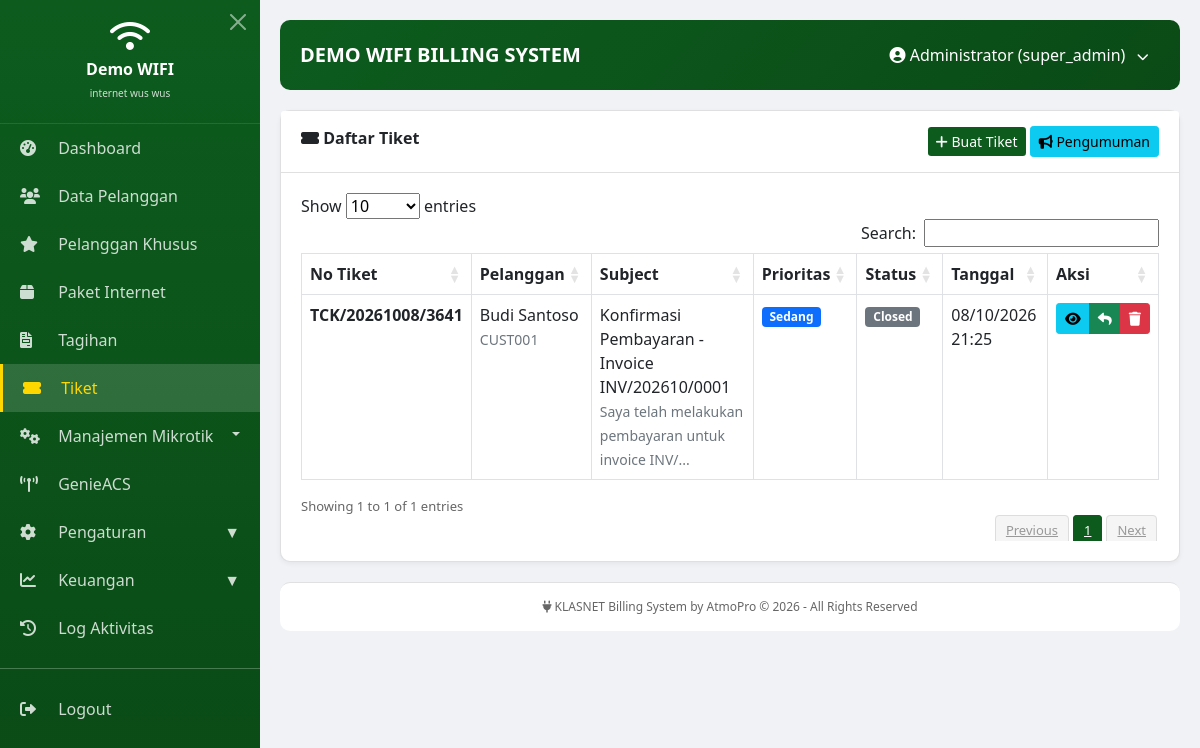
/modules/tickets/index.php (signed in), run on the app's committed database.
### tables this page shows
CREATE TABLE `tickets` (
  `id` int(11) NOT NULL AUTO_INCREMENT,
  `no_ticket` varchar(20) NOT NULL,
  `pelanggan_id` int(11) NOT NULL,
  `subject` varchar(200) NOT NULL,
  `message` text NOT NULL,
  `priority` enum('low','medium','high','urgent') DEFAULT 'medium',
  `status` enum('open','in_progress','resolved','closed') DEFAULT 'open',
  `attachment` varchar(255) DEFAULT NULL,
  `created_by` int(11) DEFAULT NULL,
  `created_at` datetime DEFAULT current_timestamp(),
  `updated_at` datetime DEFAULT NULL ON UPDATE current_timestamp(),
  PRIMARY KEY (`id`),
  UNIQUE KEY `no_ticket` (`no_ticket`),
  KEY `pelanggan_id` (`pelanggan_id`),
  CONSTRAINT `tickets_ibfk_1` FOREIGN KEY (`pelanggan_id`) REFERENCES `pelanggan` (`id`) ON DELETE CASCADE
);

CREATE TABLE `pelanggan` (
  `id` int(11) NOT NULL AUTO_INCREMENT,
  `id_pelanggan` varchar(50) NOT NULL,
  `nama_lengkap` varchar(100) NOT NULL,
  `alamat` text DEFAULT NULL,
  `no_telepon` varchar(20) DEFAULT NULL,
  `paket_id` int(11) DEFAULT NULL,
  `diperpanjang` datetime DEFAULT NULL,
  `jatuh_tempo` datetime DEFAULT NULL,
  `status` enum('active','inactive','blocked') DEFAULT 'active',
  `tipe_pelanggan` enum('reguler','vip','fasum','nardi') DEFAULT 'reguler',
  `is_synced` tinyint(1) DEFAULT 0,
  `status_aktif` enum('aktif','on_progress') DEFAULT 'aktif',
  `created_at` timestamp NULL DEFAULT current_timestamp(),
  `updated_at` timestamp NULL DEFAULT current_timestamp() ON UPDATE current_timestamp(),
  `total_online_seconds` int(11) DEFAULT 0,
  `last_uptime` int(11) DEFAULT 0,
  `last_traffic` bigint(20) DEFAULT 0,
  `tgl_aktif` date DEFAULT NULL,
  `is_prorata` tinyint(1) DEFAULT 0,
  `is_online` int(11) DEFAULT 0,
  `serial_number` varchar(50) DEFAULT NULL,
  `password` varchar(255) DEFAULT NULL,
  `down_since` datetime DEFAULT NULL,
  `genieacs_device_id` varchar(100) DEFAULT NULL,
  PRIMARY KEY (`id`),
  UNIQUE KEY `id_pelanggan` (`id_pelanggan`),
  KEY `paket_id` (`paket_id`),
  CONSTRAINT `pelanggan_ibfk_1` FOREIGN KEY (`paket_id`) REFERENCES `paket_internet` (`id`) ON DELETE SET NULL
);

### modules/tickets/index.php (the view, shortened to what this page needs)
<?php
include '../../includes/header.php';
try {
    $pdo = Database::getInstance()->getConnection();
} catch(PDOException $e) {
    die("Koneksi database gagal: " . $e->getMessage());
}
$sql = "
    SELECT
        t.*,
        p.nama_lengkap as customer_name,
        p.id_pelanggan as customer_code
    FROM tickets t
    LEFT JOIN pelanggan p ON t.pelanggan_id = p.id
    ORDER BY t.created_at DESC, t.id DESC";
$stmt = $pdo->query($sql);
$tickets = $stmt->fetchAll();
$statusLabels = [
    'open' => 'Open',
    'in_progress' => 'In Progress',
    'resolved' => 'Resolved',
    'closed' => 'Closed'
];
$statusBadges = [
    'open' => 'success',
    'in_progress' => 'warning',
    'resolved' => 'info',
    'closed' => 'secondary'
];
$priorityLabels = [
    'low' => 'Rendah',
    'medium' => 'Sedang',
    'high' => 'Tinggi',
    'urgent' => 'Urgent'
];
$priorityBadges = [
    'low' => 'secondary',
    'medium' => 'primary',
    'high' => 'warning',
    'urgent' => 'danger'
];
?>
<div class="card">
    <div class="card-header">
        <i class="fas fa-ticket-alt"></i> Daftar Tiket
        <div class="float-end">
            <a href="create.php" class="btn btn-primary btn-sm">
                <i class="fas fa-plus"></i> Buat Tiket
            </a>
            <a href="pengumuman.php" class="btn btn-info btn-sm">
                <i class="fas fa-bullhorn"></i> Pengumuman
            </a>
        </div>
    </div>
    <div class="card-body">
<div class="table-responsive">
            <table class="table table-bordered table-hover" id="ticketTable">
                <thead>
                    <tr>
                        <th>No Tiket</th>
                        <th>Pelanggan</th>
                        <th>Subject</th>
                        <th>Prioritas</th>
                        <th>Status</th>
                        <th>Tanggal</th>
                        <th>Aksi</th>
                    </tr>
                </thead>
                <tbody>
                    <?php if (count($tickets) > 0): ?>
                        <?php foreach ($tickets as $ticket): ?>
                        <tr>
                            <td>
                                <strong><?= htmlspecialchars($ticket['no_ticket']) ?></strong>
                            </td>
                            <td>
                                <?= htmlspecialchars($ticket['customer_name'] ?? '-') ?>
                                <br>
                                <small class="text-muted"><?= htmlspecialchars($ticket['customer_code'] ?? '') ?></small>
                            </td>
                            <td>
                                <?= htmlspecialchars($ticket['subject']) ?>
                                <br>
                                <small class="text-muted">
                                    <?= strlen($ticket['message']) > 50 ? substr($ticket['message'], 0, 50) . '...' : htmlspecialchars($ticket['message']) ?>
                                </small>
                            </td>
                            <td>
                                <span class="badge bg-<?= $priorityBadges[$ticket['priority']] ?? 'secondary' ?>">
                                    <?= $priorityLabels[$ticket['priority']] ?? $ticket['priority'] ?>
                                </span>
                            </td>
                            <td>
                                <span class="badge bg-<?= $statusBadges[$ticket['status']] ?? 'secondary' ?>">
                                    <?= $statusLabels[$ticket['status']] ?? $ticket['status'] ?>
                                </span>
                            </td>
                            <td>
                                <?= date('d/m/Y H:i', strtotime($ticket['created_at'])) ?>
                            </td>
                            <td>
                                <div class="btn-group btn-group-sm" role="group">
                                    <a href="view.php?id=<?= $ticket['id'] ?>" class="btn btn-info" title="Lihat">
                                        <i class="fas fa-eye"></i>
                                    </a>
                                    <a href="reply.php?id=<?= $ticket['id'] ?>" class="btn btn-success" title="Balas">
                                        <i class="fas fa-reply"></i>
                                    </a>
                                    <a href="delete.php?id=<?= $ticket['id'] ?>" class="btn btn-danger" title="Hapus" onclick="return confirm('Yakin ingin menghapus tiket ini?')">
                                        <i class="fas fa-trash"></i>
                                    </a>
                                </div>
                            </td>
                        </tr>
                        <?php endforeach; ?>
                    <?php else: ?>
                        <tr>
                            <td colspan="7" class="text-center">Belum ada tiket</td>
                        </tr>
                    <?php endif; ?>
                </tbody>
            </table>
        </div>
    </div>
    </div>
<?php include '../../includes/footer.php'; ?>

### includes/header.php (style rules this page uses)
* { margin: 0; padding: 0; box-sizing: border-box; }
body { font-family: 'Segoe UI', sans-serif; background: #f0f2f5; }
.card { background: white; border-radius: 10px; margin-bottom: 20px; box-shadow: 0 2px 5px rgba(0,0,0,0.05); }
.card-header { background: white; border-bottom: 1px solid #e0e0e0; padding: 15px 20px; font-weight: 600; }
.card-body { padding: 20px; }
.btn-primary { background: #0d5c1e; border: none; }
.table-responsive { overflow-x: auto; }

### data on the page
tickets: no_ticket "TCK/20261008/3641", pelanggan.nama_lengkap "Budi Santoso", pelanggan.id_pelanggan "CUST001", subject "Konfirmasi Pembayaran - Invoice INV/202610/0001", message "Saya telah melakukan pembayaran untuk invoice INV/", priority "Sedang", status "Closed", created_at "08/10/2026 21:25"

### other printed values
$company_name "Demo WIFI"
$company_tagline "internet wus wus"
$company_name "DEMO WIFI"
$_SESSION['user_name'] "Administrator"
$_SESSION['user_role'] "super_admin"
